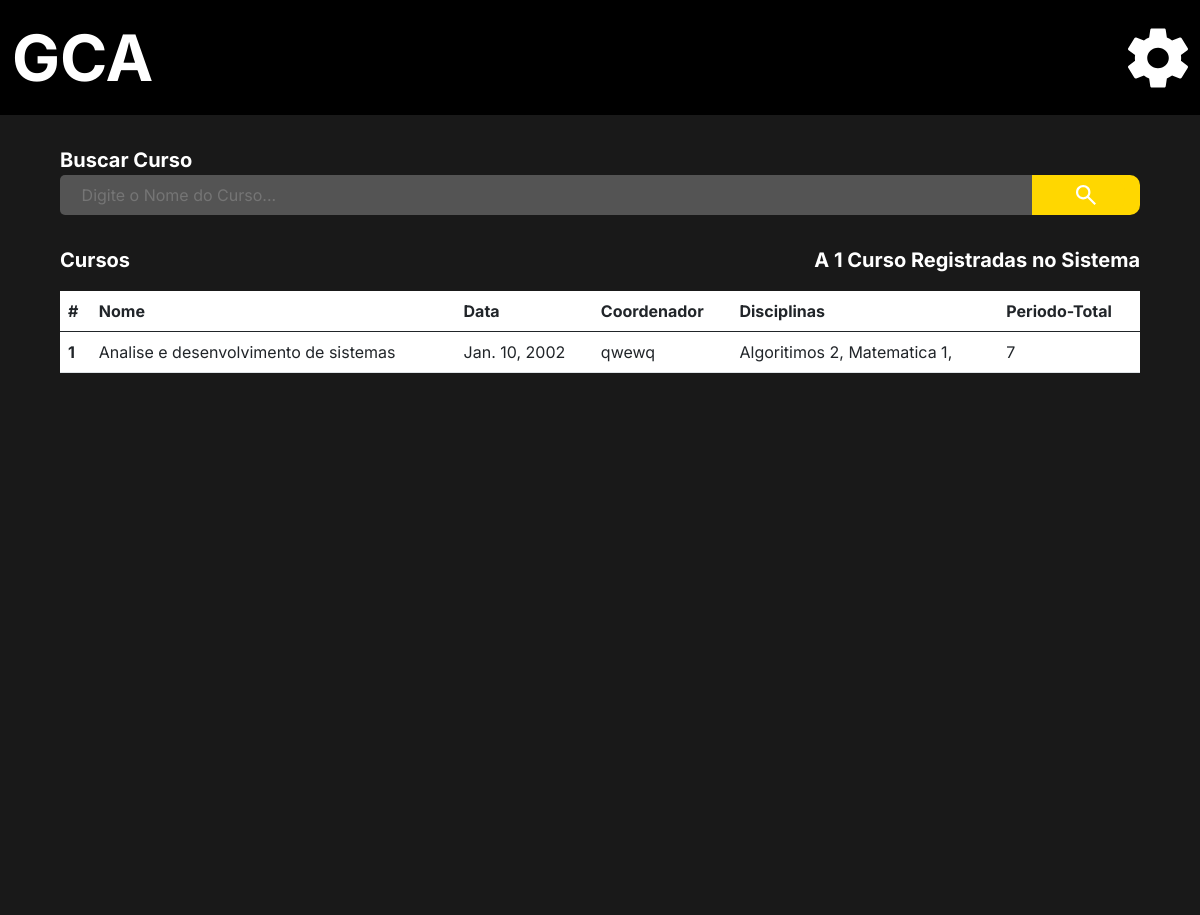
Before: /adm/list_courses/ with the older database file.
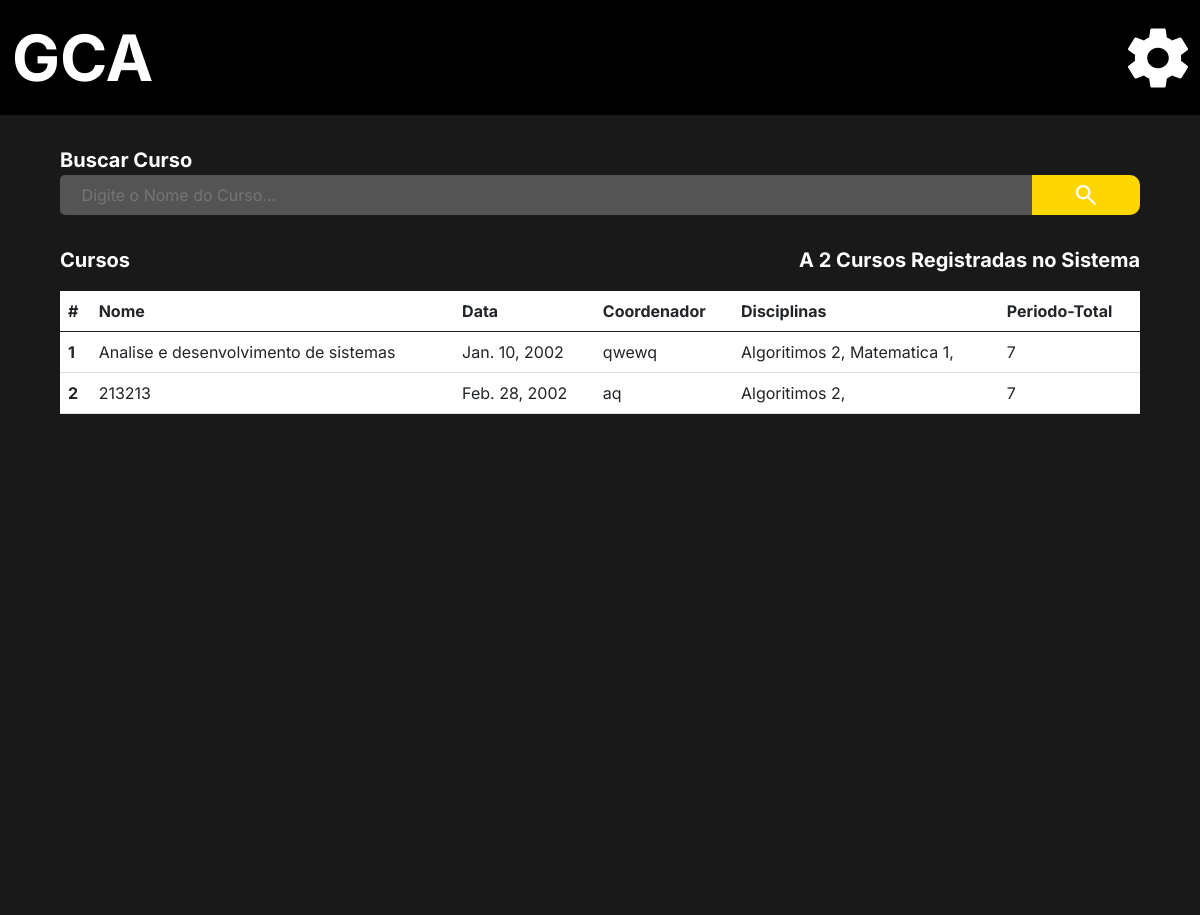
After: the same page with the newer database file.
### administrador/models.py (models this page shows, shortened)
class Curso (models.Model):
    nome = models.CharField(("Nome do Curso"), max_length=150, null=False, blank=False)
    ano = models.DateField("Ano")
    periodos =  models.IntegerField(('Total de peridodos'), null=False, blank=False)
    disciplina = models.ManyToManyField("administrador.Disciplina", verbose_name=("Disciplinas"),blank=False)
    coordenador = models.ForeignKey(User, verbose_name=("Coordenador"), on_delete=models.SET_NULL, null=True)
    verbose_name = 'Curso'
    verbose_name_plural = 'Cursos'

class Disciplina (models.Model):
    OPTATIVA = (
        ("S", "Sim"),
        ("N", "Não"),
    )
    nome = models.CharField(("Nome da Disciplina"), max_length=150, null=False)
    perido = models.IntegerField(("Periodo da disciplina"))
    carga_horaria = models.IntegerField(("Carga Horaria"))
    optativa = models.CharField(("Opitativa"), choices=OPTATIVA, blank=False, null=False,max_length=20)
    dependencia = models.ManyToManyField("self", verbose_name=("Dependencias"), blank=True, default='Sem Dependencia')
    verbose_name = 'Disciplina'
    verbose_name_plural = 'Disciplinas'
    def __str__(self):
        return self.nome +' '+ str(self.perido)

### Users/models.py (models this page shows)
class CustomUser(AbstractUser):
    image = models.ImageField(upload_to='Media', blank=True, null=False)
    matricula = models.CharField("Matricula", max_length=150, unique=True)
    username = models.CharField(("Nome"), max_length=50, unique=False, primary_key=None)
    email = models.EmailField("E-mail", unique=True)
    cpf = models.CharField("CPF", max_length=14, unique=True)
    phone = models.CharField("Telefone", max_length=15, blank=True, null=True)
    data_de_nascimento = models.DateField('Data de Nascimento', blank=True, null=True)
    curso_relacao = models.ForeignKey("administrador.Curso", verbose_name=("Curso"), blank=True, null=True,on_delete=models.SET_NULL)
    disciplina_relacao = models.ManyToManyField("administrador.Disciplina", verbose_name=("Disciplina"), blank=True)
    is_staff = models.BooleanField('Membro da equipe', default=True)
    USERNAME_FIELD = 'matricula'
    REQUIRED_FIELDS = ['username' , 'email' ,'cpf', 'phone']
    def __str__(self):
        return self.username
    objects = UserManager()

### administrador/views.py (the view)
# urls.py: path('adm/list_courses/',  lista_cursos, name = 'lista_cursos'),
def lista_cursos(request):
    lista_de_cursos = Curso.objects.all()
    len_cursos = len(Curso.objects.all())
    return render(request, 'curso_list.html', {'curso' : lista_de_cursos,
                                               'len': len_cursos})

### administrador/templates/curso_list.html (shortened to what this page needs)
{% extends 'base.html' %}
{% load static %}
{% block import_title_css %}
    <link href="https://cdn.jsdelivr.net/npm/bootstrap@5.0.2/dist/css/bootstrap.min.css" rel="stylesheet">
    <link rel="stylesheet" href="{% static 'css/lista_cursos.css' %}">
{% endblock %}
{% block main %}
<div class="main">
    <div class="search_box">
        <form action=""  method="post">
            <div>
                <label for="search_box">Buscar Curso</label>
            </div>
            <div class="search_bar">
                <input type="text" id="search_box" name="search_box" placeholder="Digite o Nome do Curso...">
                <button type="submit">
                    <img class="lupa" src="{% static 'icons/search_thing.svg' %}" alt="">
                </button>
            </div>
        </form>
    </div>
    <div class="center">
        <div class="two_lables">
            <div>
                <p class="label_title">Cursos</p>
                {% if len > 1 %}
                    <p class="label_title">A {{ len }} Cursos Registradas no Sistema</p>
                {%else  %}
                    <p class="label_title">A {{ len }} Curso Registradas no Sistema</p>
                {% endif %}
            </div>
        </div>
    </div>
    <div class="center_2">
        <div class="list">
            <table class="table">
                <thead>
                  <tr>
                    <th scope="col">#</th>
                    <th scope="col">Nome</th>
                    <th scope="col">Data</th>
                    <th scope="col">Coordenador</th>
                    <th scope="col">Disciplinas</th>
                    <th scope="col">Periodo-Total</th>
                  </tr>
                </thead>
                <tbody>
                    {% for dados in curso %}
                        <tr>
                            <th scope="row"> {{dados.id}} </th>
                            <td>{{dados.nome}}</td>
                            <td>{{dados.ano}}</td>
                            <td>{{dados.coordenador}}</td>
                            <td>
                                {% for disciplina in dados.disciplina.all %}
                                    {{disciplina}},
                                {% endfor %}
                            </td>
                            <td>{{dados.periodos}}</td>
                        </tr>
                    {% endfor %}
                </tbody>
              </table>
        </div>
    </div>
</div>
{% endblock %}

Changed rows visible on the page:
added Curso: id "2", nome "213213", ano "Feb. 28, 2002", coordenador "aq", periodos "7", Disciplina (nome+perido "Algoritimos 2")
Other visible differences:
{{ len }}: (not shown) → "2"
{{ len }}: "1" → (not shown)
text no longer shown: "Curso Registradas no Sistema"
text now shown: "Cursos Registradas no Sistema"
